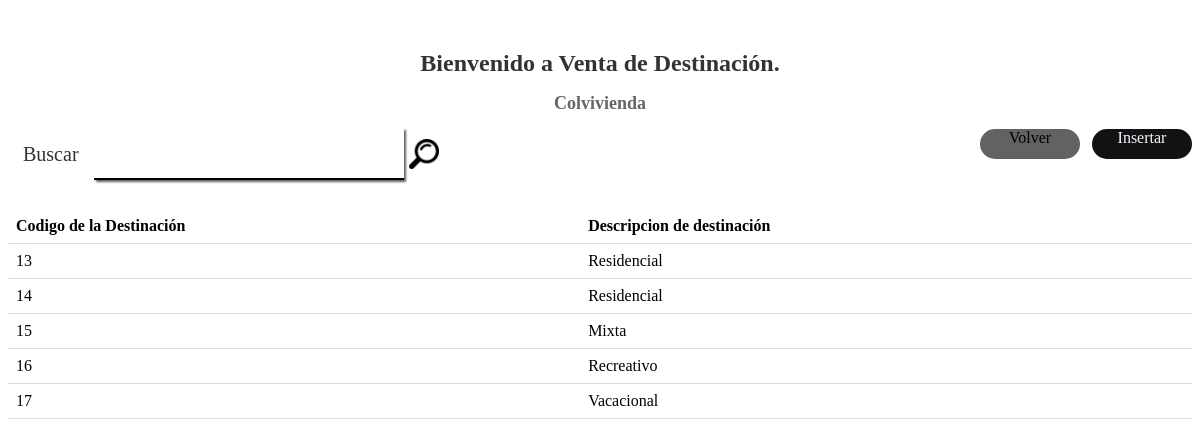
Page /read/pagina_de_destinacion.php on the earlier database version.
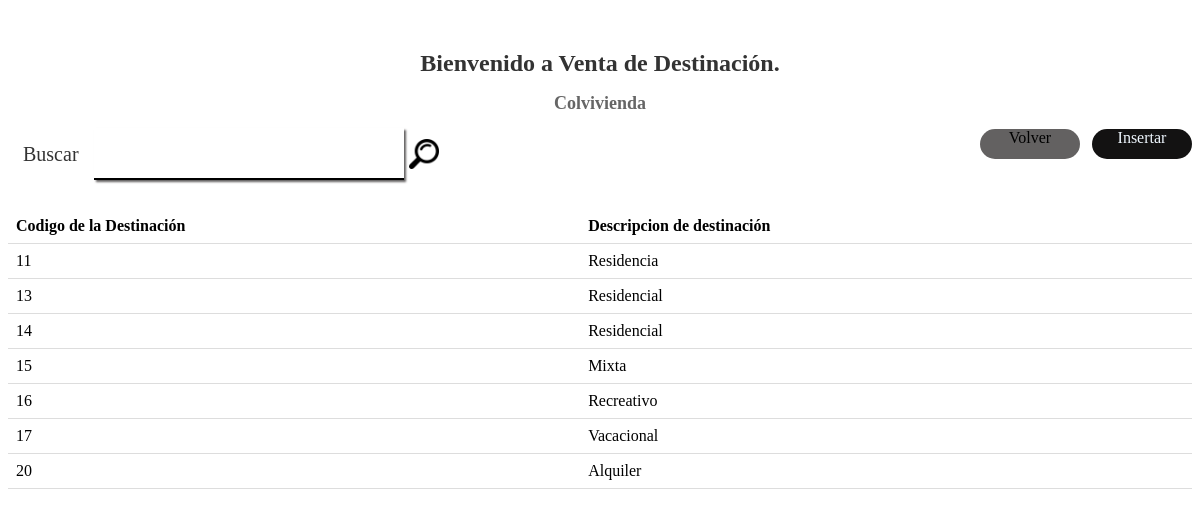
Same page on the later database version.
### tables this page shows
CREATE TABLE `destinacion` (
  `codigo_destinacion` varchar(2) NOT NULL,
  `descripcion` varchar(50) NOT NULL,
  PRIMARY KEY (`codigo_destinacion`)
);

### read/Pagina_de_destinacion.php (the view, shortened to what this page needs)
<!DOCTYPE html>
<html lang="en">
<head>
    <link rel="stylesheet" href="../css/reads.css">
</head>
<body>
<div class="letrero"><h1>Bienvenido a Venta de Destinación.</h1>
    <h2>Colvivienda</h2>
</div>
<div class="container">
       <div class="container__form">
          <label class="container__label" for="buscar">Buscar</label>
          <div class="container__input">
            <input class="container__input-text" type="text" name="buscar" id="buscar">
          </div>
            <img  class="container__img" src="../imgs/lupa.png" alt="lupa">
        </div>
       <div class="container__boton">
        <div class="container__boton-volver">
          <a href="botones.php" class="container__boton-volver-text">Volver</a>
        </div>
        <div class="container__boton-insertar">
         <a href="../Insert/insertar_destinacion-forma.php" class="container__boton-insertar-text">Insertar</a>
        </div>
      </div>
    </div>
    <?php
    $mysql_host = 'localhost';
    $mysql_user = 'root';
    $password = '';
    $dbhandle = mysqli_connect ($mysql_host, $mysql_user, $password) or die('Problemas de conexión con DB');
    $matriz = mysqli_query($dbhandle, "select * from destinacion;");
    echo "<table>";
    echo "
      <tr>
        <th>Codigo de la Destinación</th>
        <th>Descripcion de destinación</th>
     </tr>";
      while ($row = mysqli_fetch_array($matriz, MYSQLI_ASSOC)) {
            echo "<tr>";
            echo "<td>".$row['codigo_destinacion']."</td>";
            echo "<td>".$row['descripcion']."</td>";
            echo "</tr>";
         }
    echo "</table>";
    ?>
</body>
</html>

Differences in the rows shown:
added destinacion: codigo_destinacion "11", descripcion "Residencia"
added destinacion: codigo_destinacion "20", descripcion "Alquiler"
